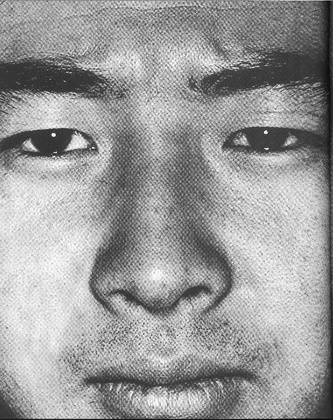
%> input picture Pattern_Theory/face1.jpg, 333 x 420 px, shrunk from 843 x 1063 before the run
$ octave CpgB_16.m   (GNU Octave 9; MATLAB toolbox functions it lacks are replaced by stand-ins)
%> lines starting %> are read from the running program, lines starting %| are printed output that depends on the picture
%Example of picture denoising using Anisotropic TV
% and Split Bregman
%
lambda=0.2; mu=0.1;

P=imread('face1.jpg'); %read image
%> P is the input picture: size 420x333x3 uint8; min 1, max 255, mean 155.4
A=imnoise(P,'salt&pepper',0.01); %add salt&pepper noise
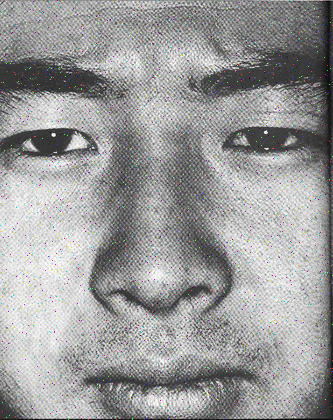
%> A: size 420x333x3 uint8; mean R, G, B 155.2, 155.2, 155.1

u=double(A); uo=u; un=u;
[ly,lx]=size(u);
%> ly = 420; lx = 999

%initialization of variables
lx1=lx-1; ly1=ly-1;
%> after `lx1=lx-1`: lx1 = 998
%> after `ly1=ly-1`: ly1 = 419
dx=zeros(ly,lx); dy=zeros(ly,lx);
bx=zeros(ly,lx); by=zeros(ly,lx);
s=zeros(ly,lx); as=zeros(ly,lx);
g=zeros(ly,lx);

KL=lambda/(mu+(4*lambda)); KM=mu/(mu+(4*lambda));

%main loop
for niter=1:3,

   %solve first equation with Gauss-Seidel
   for i=2:ly1,
      j=2:lx1;
      un(i,j)=(KM*uo(i,j))+(KL*(u(i+1,j)+u(i-1,j)+u(i,j+1)+u(i,j-1)+...
         +dx(i-1,j)-dx(i,j)+dy(i,j-1)-dy(i,j)-...
         -bx(i-1,j)+bx(i,j)-by(i,j-1)+by(i,j)));
   end;
   u=un;

   %obtain the s  -------------------
   for i=2:ly1,
      j=2:lx1;
      s(i,j)=sqrt(abs((u(i+1,j)-u(i-1,j))/2+bx(i,j)).^2+...
         +abs((u(i,j+1)-u(i,j-1))/2+by(i,j)).^2);
   end;

   for i=1:ly1,
      j=1; s(i,j)=sqrt(abs((u(i+1,j)-u(i,j))+bx(i,j))^2+...
         +abs((u(i,j+1)-u(i,j))+by(i,j))^2);
   end;
   for j=1:lx1,
      i=1; s(i,j)=sqrt(abs((u(i+1,j)-u(i,j))+bx(i,j))^2+...
         +abs((u(i,j+1)-u(i,j))+by(i,j))^2);
   end;
   for i=2:ly,
      j=lx; s(i,j)=sqrt(abs((u(i,j)-u(i-1,j))+bx(i,j))^2+...
         +abs((u(i,j)-u(i,j-1))+by(i,j))^2);
   end;
   for j=2:lx,
      i=ly; s(i,j)=sqrt(abs((u(i,j)-u(i-1,j))+bx(i,j))^2+...
         +abs((u(i,j)-u(i,j-1))+by(i,j))^2);
   end;

   %obtain the dx, dy  -------------------
   ls=lambda*s; as=ls+1;
   for i=2:ly1,
    for j=1:lx,
       dx(i,j)=(ls(i,j).*((u(i+1,j)-u(i-1,j))/2+bx(i,j)))/as(i,j);
    end;
   end;
   for j=1:lx,
    i=1; dx(i,j)=(ls(i,j)*((u(i+1,j)-u(i,j))+bx(i,j)))/as(i,j);
   end;
   for j=1:lx,
    i=ly; dx(i,j)=(ls(i,j)*((u(i,j)-u(i-1,j))+bx(i,j)))/as(i,j);
   end;

   for i=1:ly,
    for j=2:lx1,
       dy(i,j)=(ls(i,j).*((u(i,j+1)-u(i,j-1))/2+by(i,j)))/as(i,j);
    end;
   end;
   for i=1:ly,
    j=1; dy(i,j)=(ls(i,j)*((u(i,j+1)-u(i,j))+by(i,j)))/as(i,j);
   end;
   for i=1:ly,
    j=lx; dy(i,j)=(ls(i,j)*((u(i,j)-u(i,j-1))+by(i,j)))/as(i,j);
   end;

   %obtain the bx, by  -------------------
   for i=2:ly1,
      j=1:lx;
      bx(i,j)=bx(i,j)+((u(i+1,j)-u(i-1,j))/2-dx(i,j));
   end;
   for j=1:lx,
      i=1; bx(i,j)=bx(i,j)+((u(i+1,j)-u(i,j))-dx(i,j));
   end;
   for j=1:lx,
      i=ly; bx(i,j)=bx(i,j)+((u(i,j)-u(i-1,j))-dx(i,j));
   end;

   for i=1:ly,
      j=2:lx1;
      by(i,j)=by(i,j)+((u(i,j+1)-u(i,j-1))/2-dy(i,j));
   end;
   for i=1:ly,
      j=1; by(i,j)=by(i,j)+((u(i,j+1)-u(i,j))-dy(i,j));
   end;
   for i=1:ly,
      j=lx; by(i,j)=by(i,j)+((u(i,j)-u(i,j-1))-dy(i,j));
   end;

end;
%> this loop made 3 passes
%> pass 1, `u=un;`:
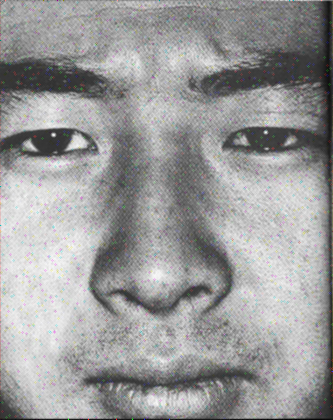
%> u: size 420x333x3 double; mean R, G, B 155.2, 155.1, 155
%> pass 1, `ls=lambda*s`:
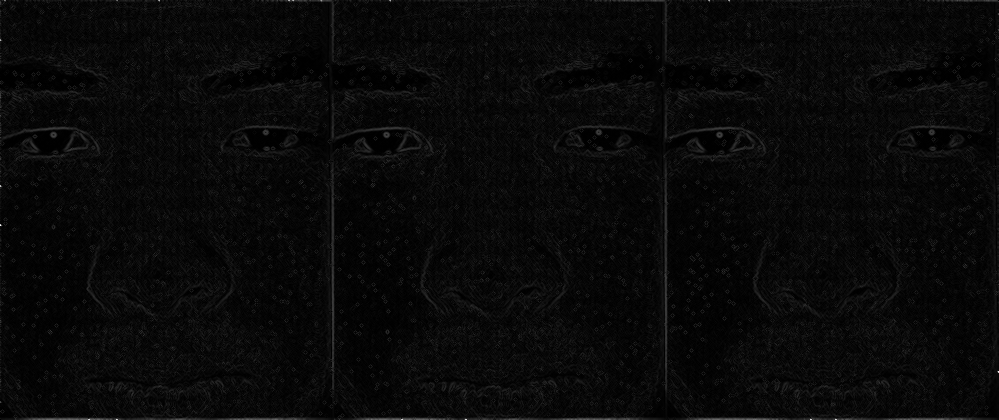
%> ls: size 420x999 double; min 0, max 58.87, mean 2.2; drawn with min black and max white
%> after the loop:
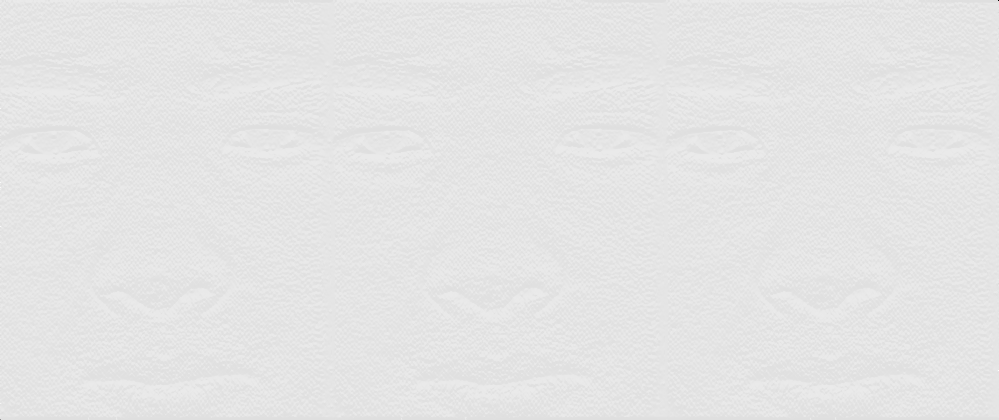
%> bx: size 420x999 double; min -186, max 20.93, mean -0.1; drawn with min black and max white
%> after the loop:
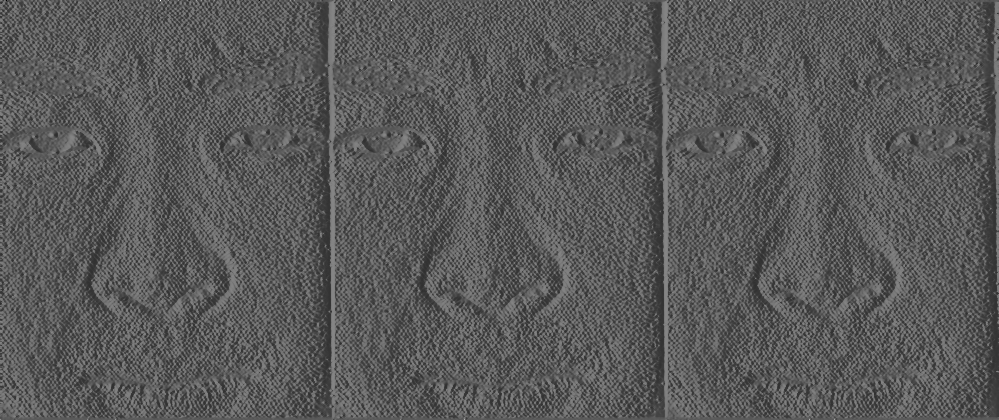
%> by: size 420x999 double; min -9.69, max 17.62, mean -0.0781; drawn with min black and max white
%> after the loop:
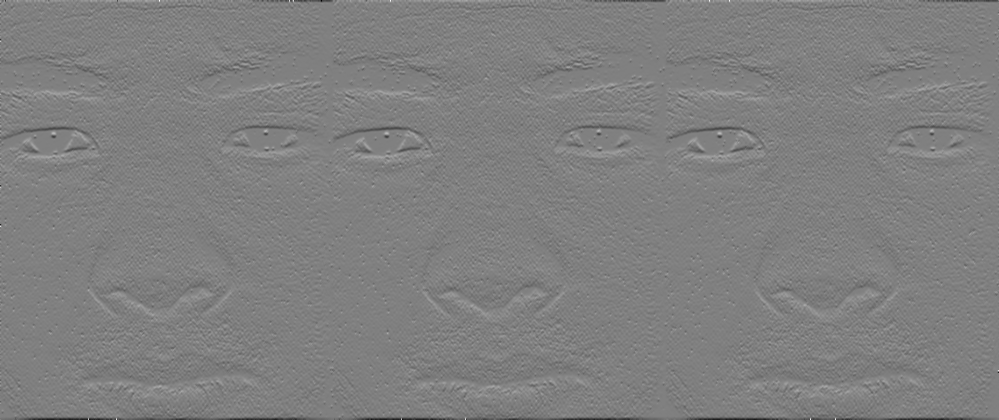
%> dx: size 420x999 double; min -152.3, max 150.5, mean -0.4; drawn with min black and max white
%> after the loop:
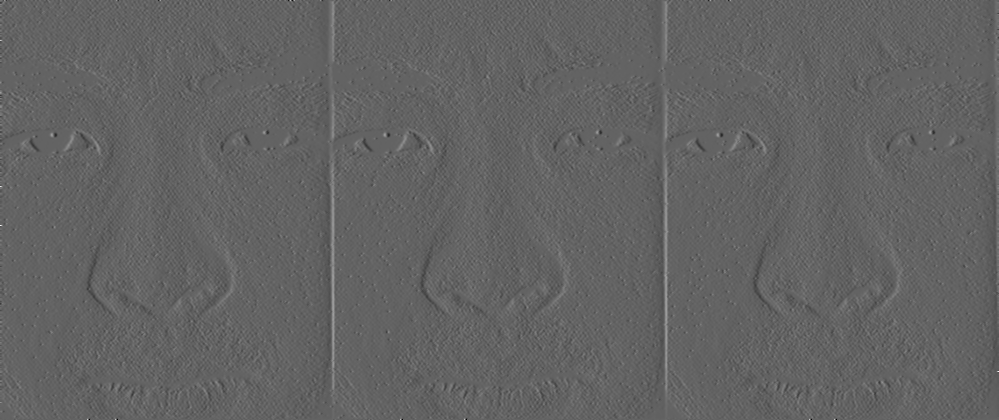
%> dy: size 420x999 double; min -117.5, max 183.8, mean -0.1; drawn with min black and max white

%display
figure(1)
subplot(1,2,1)
imshow(A);
title('ROF-TV denoising using Split Bregman');
xlabel('original');
subplot(1,2,2)
imshow(uint8(un));
xlabel('denoised')
